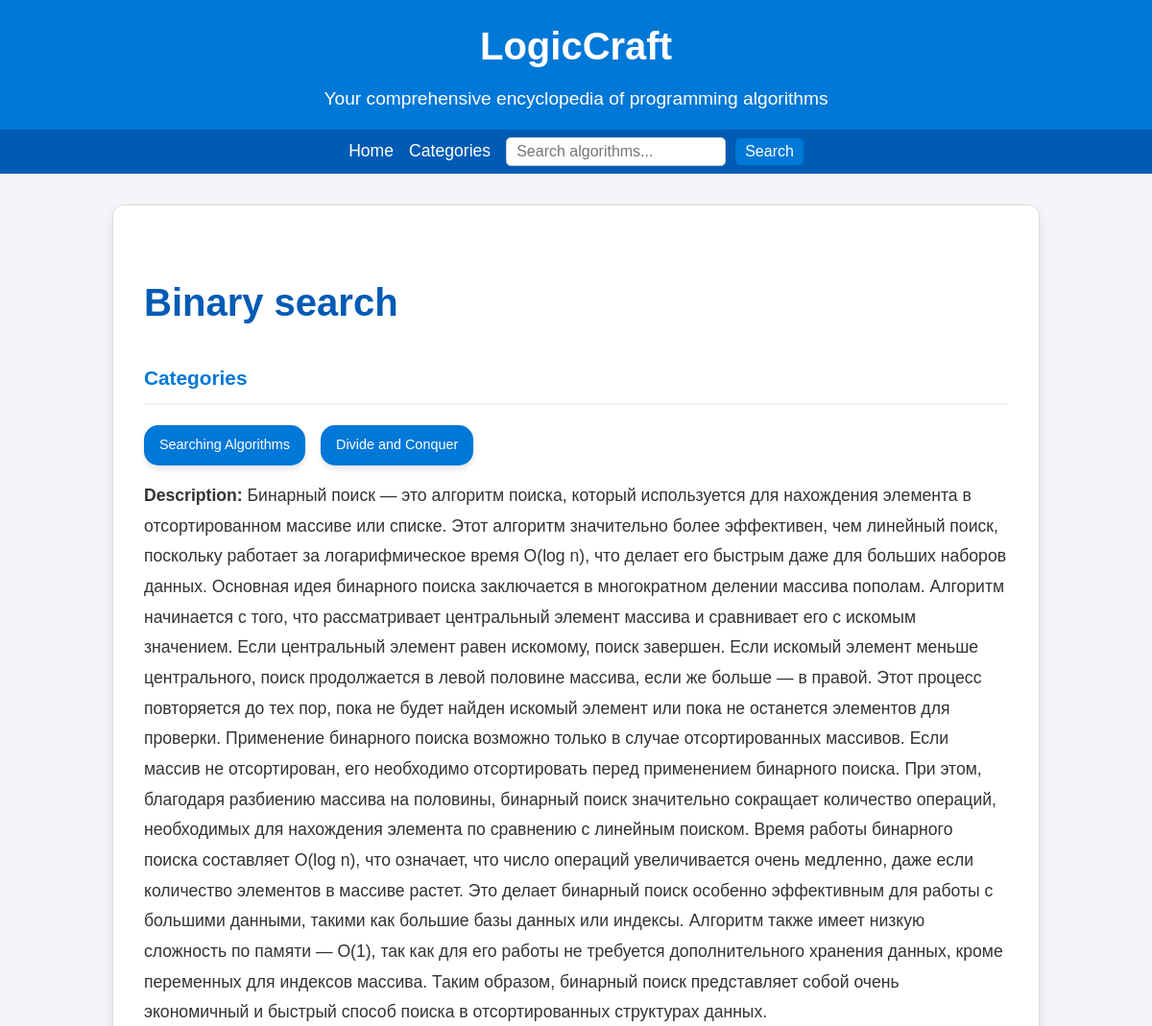
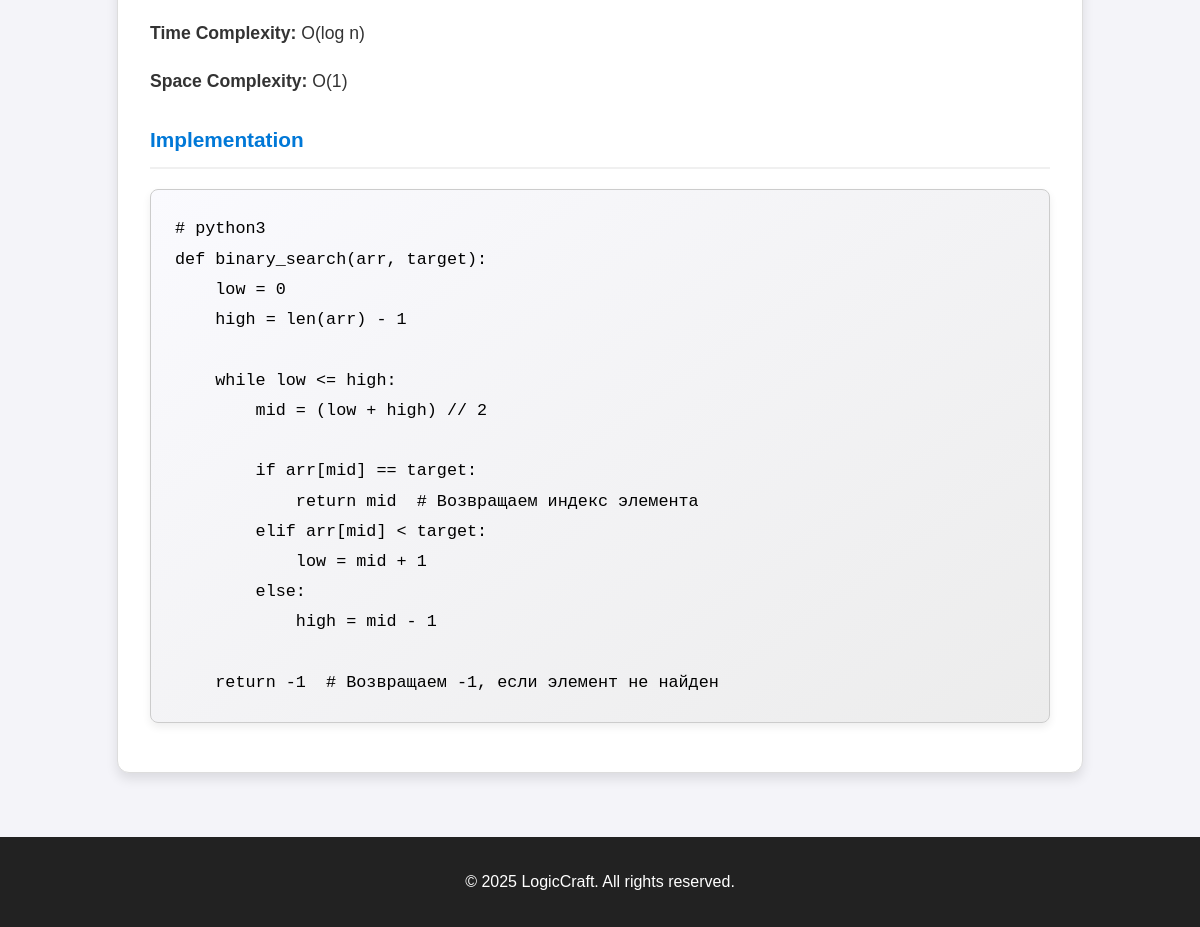
/alg/4/, run on the app's committed database (2 pictures, top to bottom).
### library/models.py (models this page shows, shortened)
class Algorithm(models.Model):
    name = models.CharField(max_length=255)
    description = models.TextField(blank=True, null=True)
    complexity_time = models.CharField(max_length=50, blank=True, null=True)
    complexity_space = models.CharField(max_length=50, blank=True, null=True)
    input_example = models.TextField(blank=True, null=True)
    output_example = models.TextField(blank=True, null=True)
    pseudocode = models.TextField(blank=True, null=True)
    implementation = models.TextField(blank=True, null=True)
    created_at = models.DateTimeField(auto_now_add=True)
    updated_at = models.DateTimeField(auto_now=True)
    categories = models.ManyToManyField(Category, related_name='algorithms')

class Category(models.Model):
    name = models.CharField(max_length=100, unique=True)

### library/views.py (the view)
# urls.py: path('alg/<int:pk>/', views.AlgView.as_view(), name='alg'),
class AlgView(DetailView):
    model = Algorithm
    context_object_name = 'algorithm'
    template_name = 'library/alg_detail.html'

### library/templates/library/alg_detail.html (shortened to what this page needs)
{% extends 'index.html' %}
{% load static %}
{% block content %}
<div class="algorithm-detail">
    <h2>{{ algorithm.name }}</h2>
    {% if algorithm.categories.all %}
    <h3>Categories</h3>
    <div class="categories">
        {% for category in algorithm.categories.all %}
        <div class="category-item"><a href="{% url 'library:home' %}?category={{ category.pk }}">{{ category.name }}</a>
        </div>
        {% endfor %}
    </div>
    {% endif %}
    {% if algorithm.description %}
    <p><strong>Description:</strong> {{ algorithm.description }}</p>
    {% endif %}
    {% if algorithm.complexity_time %}
    <p><strong>Time Complexity:</strong> {{ algorithm.complexity_time }}</p>
    {% endif %}
    {% if algorithm.complexity_space %}
    <p><strong>Space Complexity:</strong> {{ algorithm.complexity_space }}</p>
    {% endif %}
    {% if algorithm.implementation %}
    <h3>Implementation</h3>
    <pre>{{ algorithm.implementation }}</pre>
    {% endif %}
</div>
{% endblock %}

### library/static/library/css/index.css (style rules this page uses)
body { font-family: Arial, sans-serif; line-height: 1.6; margin: 0; padding: 0; background-color: #f4f4f9; color: #333; }
.algorithm-detail { max-width: 900px; margin: auto; padding: 2rem; background: #fff; border: 1px solid #ddd; border-radius: 12px; box-shadow: 0 6px 12px rgba(0, 0, 0, 0.1); line-height: 1.8; font-family: 'Arial', sans-serif; }
.algorithm-detail h2 { font-size: 2.5rem; margin-bottom: 1.5rem; color: #005bb5; font-weight: 600; }
.algorithm-detail p { margin: 1rem 0; font-size: 1.1rem; color: #333; }
.algorithm-detail strong { color: #333; font-weight: 700; }
.algorithm-detail h3 { margin-top: 1.5rem; font-size: 1.3rem; color: #0078d7; font-weight: 600; border-bottom: 2px solid #f0f0f0; padding-bottom: 0.5rem; }
.algorithm-detail .categories { display: flex; flex-wrap: wrap; gap: 1rem; margin-top: 0.5rem; margin-bottom: 1rem; }
.algorithm-detail .category-item { background-color: #0078d7; color: #fff; border-radius: 15px; padding: 0.5rem 1rem; font-size: 0.9rem; text-align: center; box-shadow: 0 4px 6px rgba(0, 0, 0, 0.1); transition: background-color 0.3s ease, transform 0.2s ease; }
.algorithm-detail pre { background: linear-gradient(145deg, #fafafe, #ececec); border: 1px solid #ccc; color: #000; padding: 1.5rem; font-family: 'Courier New', monospace; font-size: 1.05rem; overflow-x: auto; border-radius: 8px; box-shadow: 0 4px 8px rgba(0, 0, 0, 0.07); }
.algorithm-detail .category-item a { color: white; text-decoration: none; }

### data on the page
Algorithm: name "Binary search", description "Бинарный поиск — это алгоритм поиска, который используется для нахождения элемента в отсортированном массиве или списке. Этот алгоритм значительно более эффективен, чем линейный поиск, поскольку работает за логарифмическое время O(log n), что делает его быстрым даже для больших наборов данных. Основная идея бинарного поиска заключается в многократном делении массива пополам. Алгоритм начинается с того, что рассматривает центральный элемент массива и сравнивает его с искомым значением. Если центральный элемент равен искомому, поиск завершен. Если искомый элемент меньше центрального, поиск продолжается в левой половине массива, если же больше — в правой. Этот процесс повторяется до тех пор,…", complexity_time "O(log n)", complexity_space "O(1)", implementation "# python3 def binary_search(arr, target): low = 0 high = len(arr) - 1 while low <= high: mid = (low + high) // 2 if arr[mid] == target: return mid # Возвращаем индекс элемента elif arr[mid] < target: low = mid + 1 else: high = mid - 1 return -1 # Возвращаем -1, если элемент не найден"
Category: name "Searching Algorithms"
Category: name "Divide and Conquer"
